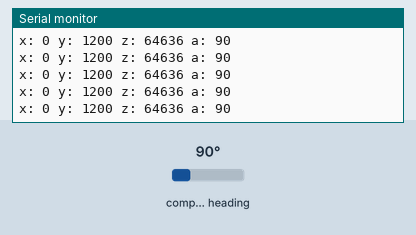
A sketch run on a simulated Arduino Uno, built with avr-gcc and run on an emulated ATmega328P. Parts: the last lines printed to the serial monitor. The test bench sets the inputs (shaded band); at power-on: compass heading 90°.

Above: at 1.2 s.
1.3 s: compass heading set to 7°
At 1.33 s:
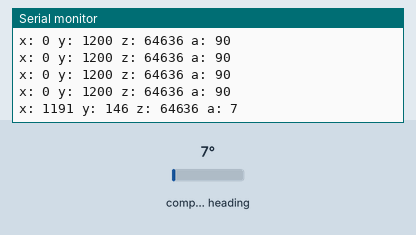
4.3 s: compass heading set to 180°
At 4.39 s:
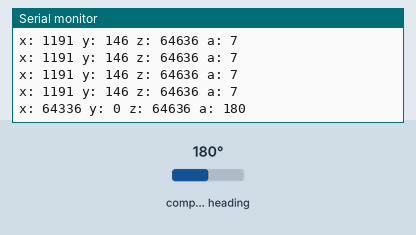
5.8 s: compass heading set to 269°
At 5.82 s:
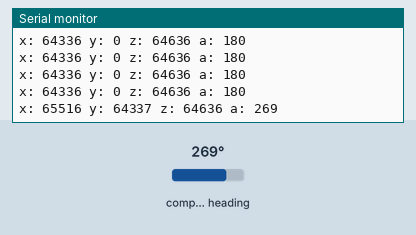
Timing chart, 0 to 8.8 s (numbered marks = the images above; inputs shaded):
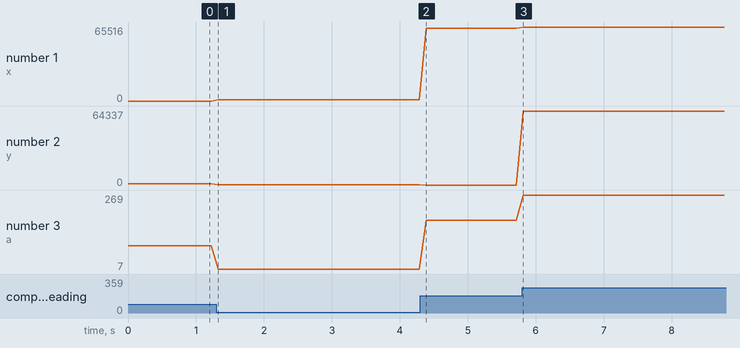

The sketch:

QMC_azimuth.ino
```cpp
#include <Wire.h>
#include <MechaQMC5883.h>

MechaQMC5883 qmc;

void setup() {
  Wire.begin();
  Serial.begin(9600);
  qmc.init();
  //qmc.setMode(Mode_Continuous,ODR_200Hz,RNG_2G,OSR_256);
}

void loop() {
  uint16_t x, y, z;
  int azimuth;
  //float azimuth; //is supporting float too
  qmc.read(&x, &y, &z,&azimuth);
  //azimuth = qmc.azimuth(&y,&x);//you can get custom azimuth
  Serial.print("x: ");
  Serial.print(x);
  Serial.print(" y: ");
  Serial.print(y);
  Serial.print(" z: ");
  Serial.print(z);
  Serial.print(" a: ");
  Serial.print(azimuth);
  Serial.println();
  delay(100);
}
```

Measured:
- after the input at 1.3 s, the serial monitor: prints a new line at once (image 1)
- after the input at 4.3 s, the serial monitor: prints a new line after 0.09 s (image 2)
- after the input at 5.8 s, the serial monitor: prints a new line at once (image 3)
- plotted number 1: 0 → 1191 after the input at 1.3 s, 1191 → 64336 after the input at 4.3 s, 64336 → 65516 after the input at 5.8 s
- plotted number 2: 1200 → 146 after the input at 1.3 s, 146 → 0 after the input at 4.3 s, 0 → 64337 after the input at 5.8 s
- plotted number 3: 90 → 7 after the input at 1.3 s, 7 → 180 after the input at 4.3 s, 180 → 269 after the input at 5.8 s
